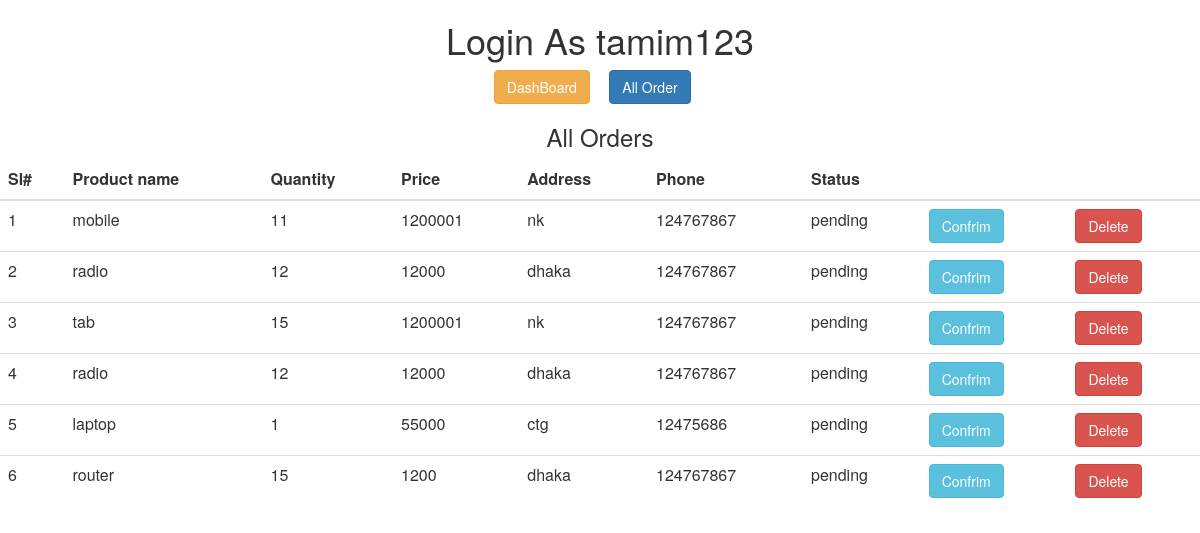
Page /Employee/all_order.php (signed in) on the committed database.
### tables this page shows
CREATE TABLE `eorders` (
  `id` int(11) NOT NULL,
  `pro_name` varchar(50) NOT NULL,
  `quantity` int(10) NOT NULL,
  `price` int(10) NOT NULL,
  `address` varchar(500) NOT NULL,
  `phone` int(15) NOT NULL,
  `status` varchar(50) NOT NULL
);

### Employee/Model/db_config.php (called while the page is built, shortened)
<?php
$db_server="localhost";
$db_uname="root";
$db_pass="";
$db_name="e_techbd";
function get($query) {
global $db_server,$db_uname,$db_pass,$db_name;
$conn = mysqli_connect($db_server,$db_uname,$db_pass,$db_name);
$data=array();
if($conn){
	$result=mysqli_query($conn,$query);
	while($row=mysqli_fetch_assoc($result)){
		$data[]=$row;
	}
}
return $data;
}
?>

### Employee/Controllers/OrderController.php (called while the page is built, shortened)
<?php
require_once 'Model/db_config.php';
function getAllOrder(){
  $query="select * from eorders";
  $rs=get($query);
  return $rs;
}
 ?>

### Employee/all_order.php (the view, shortened to what this page needs)
<?php
	include 'order.php';
	 require_once 'Controllers/OrderController.php';
	$order=getAllOrder();
?>
<div class="text-center table-responsive">
	<h3>All Orders</h3>
      <table class="table table-hover">
        <thead>
          <th>Sl#</th>
          <th>Product name</th>
		  <th>Quantity</th>
          <th>Price</th>
          <th>Address</th>
          <th>Phone</th>
          <th>Status</th>
          <th></th>
          <th></th>
        </thead>
        <tbody>
          <?php
				$i=1;
				foreach ($order as $p) {
				echo "<tr>";
				echo "<td>$i</td>";
				echo "<td>".$p["pro_name"]."</td>";
				echo "<td>".$p["quantity"]."</td>";
                echo "<td>".$p["price"]."</td>";
                echo "<td>".$p["address"]."</td>";
                echo "<td>".$p["phone"]."</td>";
                echo "<td>".$p["status"]."</td>";
                echo'<td> <a href="confrim_order.php?id='.$p["id"].'" class="btn btn-info">Confrim</a></td>';
                echo'<td> <a href="delete_order.php?id='.$p["id"].'" class="btn btn-danger">Delete</a></td>';
				echo "</tr>";
			$i++;
            }
           ?>
        </tbody>
      </table>
</div>

### rows in the picture
eorders: pro_name "mobile", quantity "11", price "1200001", address "nk", phone "124767867", status "pending"
eorders: pro_name "radio", quantity "12", price "12000", address "dhaka", phone "124767867", status "pending"
eorders: pro_name "tab", quantity "15", price "1200001", address "nk", phone "124767867", status "pending"
eorders: pro_name "radio", quantity "12", price "12000", address "dhaka", phone "124767867", status "pending"
eorders: pro_name "laptop", quantity "1", price "55000", address "ctg", phone "12475686", status "pending"
eorders: pro_name "router", quantity "15", price "1200", address "dhaka", phone "124767867", status "pending"

### other values in the picture
$_SESSION["loggeduser"] "tamim123"
